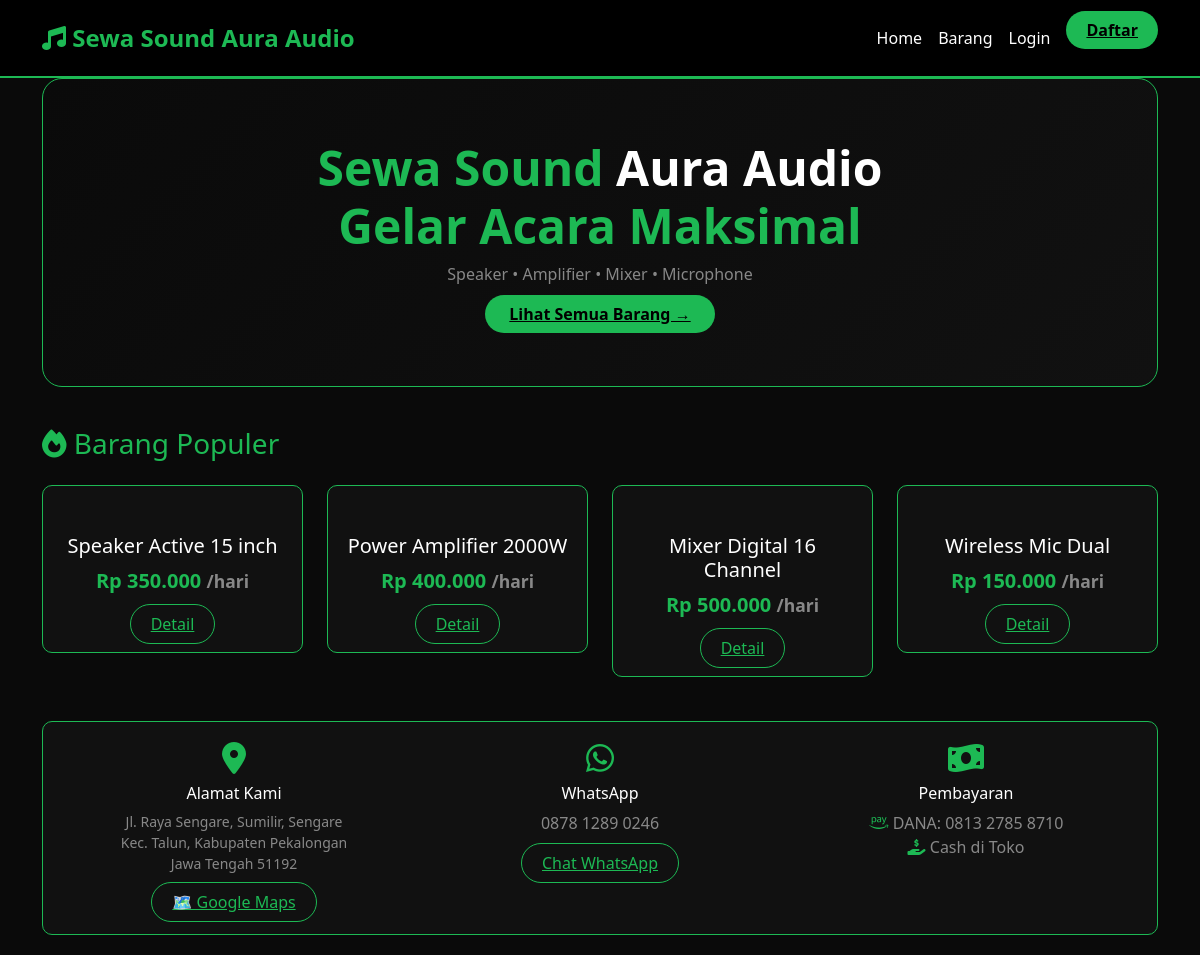
The page / on the database its author committed.
### tables this page shows
CREATE TABLE barang (
    id_barang INT AUTO_INCREMENT PRIMARY KEY,
    kode_barang VARCHAR(20) UNIQUE NOT NULL,
    nama_barang VARCHAR(100) NOT NULL,
    id_kategori INT NOT NULL,
    harga_sewa INT NOT NULL,
    stok INT NOT NULL,
    deskripsi TEXT,
    FOREIGN KEY (id_kategori) REFERENCES kategori(id_kategori)
);

### index.php (the view, shortened to what this page needs)
<?php
require_once 'database.php';
?>
<!DOCTYPE html>
<html lang="id">
<head>
    <link href="https://cdn.jsdelivr.net/npm/bootstrap@5.3.0/dist/css/bootstrap.min.css" rel="stylesheet">
    <link rel="stylesheet" href="https://cdnjs.cloudflare.com/ajax/libs/font-awesome/6.4.0/css/all.min.css">
</head>
<body>
<nav class="navbar navbar-expand-lg">
    <div class="container">
        <a class="navbar-brand" href="index.php"><i class="fas fa-music"></i> Sewa Sound Aura Audio</a>
        <div class="collapse navbar-collapse" id="navbarNav">
            <ul class="navbar-nav ms-auto">
                <li class="nav-item"><a class="nav-link" href="index.php">Home</a></li>
                <li class="nav-item"><a class="nav-link" href="barang.php">Barang</a></li>
                <?php if(isset($_SESSION['id_user'])): ?>
                    <?php if($_SESSION['level'] == 'admin'): ?>
                        <li class="nav-item"><a class="nav-link" href="admin/dashboard.php">Admin Panel</a></li>
                    <?php else: ?>
                        <li class="nav-item"><a class="nav-link" href="customer/dashboard.php">Dashboard</a></li>
                    <?php endif; ?>
                    <li class="nav-item"><a class="nav-link" href="logout.php">Logout</a></li>
                <?php else: ?>
                    <li class="nav-item"><a class="nav-link" href="login.php">Login</a></li>
                    <li class="nav-item"><a class="btn-spotify ms-2" href="register.php">Daftar</a></li>
                <?php endif; ?>
            </ul>
        </div>
    </div>
</nav>
<div class="container">
    <div class="hero">
        <h1>Sewa Sound <span>Aura Audio</span><br>Gelar Acara Maksimal</h1>
        <p class="text-white-50">Speaker • Amplifier • Mixer • Microphone</p>
        <a href="barang.php" class="btn-spotify mt-3 px-4 py-2">Lihat Semua Barang →</a>
    </div>
    <h3 class="text-spotify mb-4"><i class="fas fa-fire"></i> Barang Populer</h3>
    <div class="row">
        <?php
        $result = mysqli_query($conn, "SELECT * FROM barang LIMIT 4");
        while($row = mysqli_fetch_assoc($result)):
        ?>
        <div class="col-md-3 mb-4">
            <div class="card-dark p-3 text-center">
                <h5 class="text-white mt-2"><?= $row['nama_barang'] ?></h5>
                <p class="product-price">Rp <?= number_format($row['harga_sewa'],0,',','.') ?> <small class="text-white-50">/hari</small></p>
                <a href="detail.php?id=<?= $row['id_barang'] ?>" class="btn-outline-spotify btn-sm w-100">Detail</a>
            </div>
        </div>
        <?php endwhile; ?>
    </div>
    <div class="info-card">
        <div class="row text-center">
            <div class="col-md-4">
                <i class="fas fa-map-marker-alt fa-2x"></i>
                <h6 class="mt-2">Alamat Kami</h6>
                <p class="small text-white-50">Jl. Raya Sengare, Sumilir, Sengare<br>Kec. Talun, Kabupaten Pekalongan<br>Jawa Tengah 51192</p>
                <a href="https://maps.app.goo.gl/iK23ELnGHhi7bgV79" target="_blank" class="btn-outline-spotify btn-sm">🗺️ Google Maps</a>
            </div>
            <div class="col-md-4">
                <i class="fab fa-whatsapp fa-2x"></i>
                <h6 class="mt-2">WhatsApp</h6>
                <p class="text-white-50">0878 1289 0246</p>
                <a href="https://wa.me/6287812890246" target="_blank" class="btn-outline-spotify btn-sm">Chat WhatsApp</a>
            </div>
            <div class="col-md-4">
                <i class="fas fa-money-bill-wave fa-2x"></i>
                <h6 class="mt-2">Pembayaran</h6>
                <p class="text-white-50"><i class="fab fa-amazon-pay"></i> DANA: 0813 2785 8710<br><i class="fas fa-hand-holding-usd"></i> Cash di Toko</p>
            </div>
        </div>
    </div>
</div>
</body>
</html>

### index.php (style rules this page uses)
* { margin:0;padding:0;box-sizing:border-box; }
body { background:#0a0a0a;font-family:'Segoe UI',Tahoma,Geneva,Verdana,sans-serif;color:#fff; }
.navbar { background:#000;border-bottom:2px solid #1DB954;padding:15px 0; }
.navbar-brand { color:#1DB954!important;font-weight:bold;font-size:24px; }
.nav-link { color:#fff!important;transition:0.3s; }
.btn-spotify { background:#1DB954;color:#000;font-weight:bold;border:none;padding:8px 20px;border-radius:25px;transition:0.3s; }
.btn-outline-spotify { background:transparent;color:#1DB954;border:1px solid #1DB954;padding:8px 20px;border-radius:25px;transition:0.3s; }
.card-dark { background:#111;border:1px solid #1DB954;border-radius:10px;transition:0.3s; }
.text-spotify { color:#1DB954; }
.hero { background:linear-gradient(135deg,#0a0a0a,#111);border:1px solid #1DB954;border-radius:20px;padding:60px 20px;text-align:center;margin-bottom:40px; }
.hero h1 { font-size:48px;color:#1DB954;font-weight:700; }
.hero h1 span { color:#fff; }
.info-card { background:#111;border:1px solid #1DB954;border-radius:10px;padding:20px;margin:20px 0; }
.info-card i { color:#1DB954; }
.product-price { color:#1DB954;font-size:20px;font-weight:700; }

### rows shown on the page
barang: nama_barang "Speaker Active 15 inch", harga_sewa "350.000"
barang: nama_barang "Power Amplifier 2000W", harga_sewa "400.000"
barang: nama_barang "Mixer Digital 16 Channel", harga_sewa "500.000"
barang: nama_barang "Wireless Mic Dual", harga_sewa "150.000"
